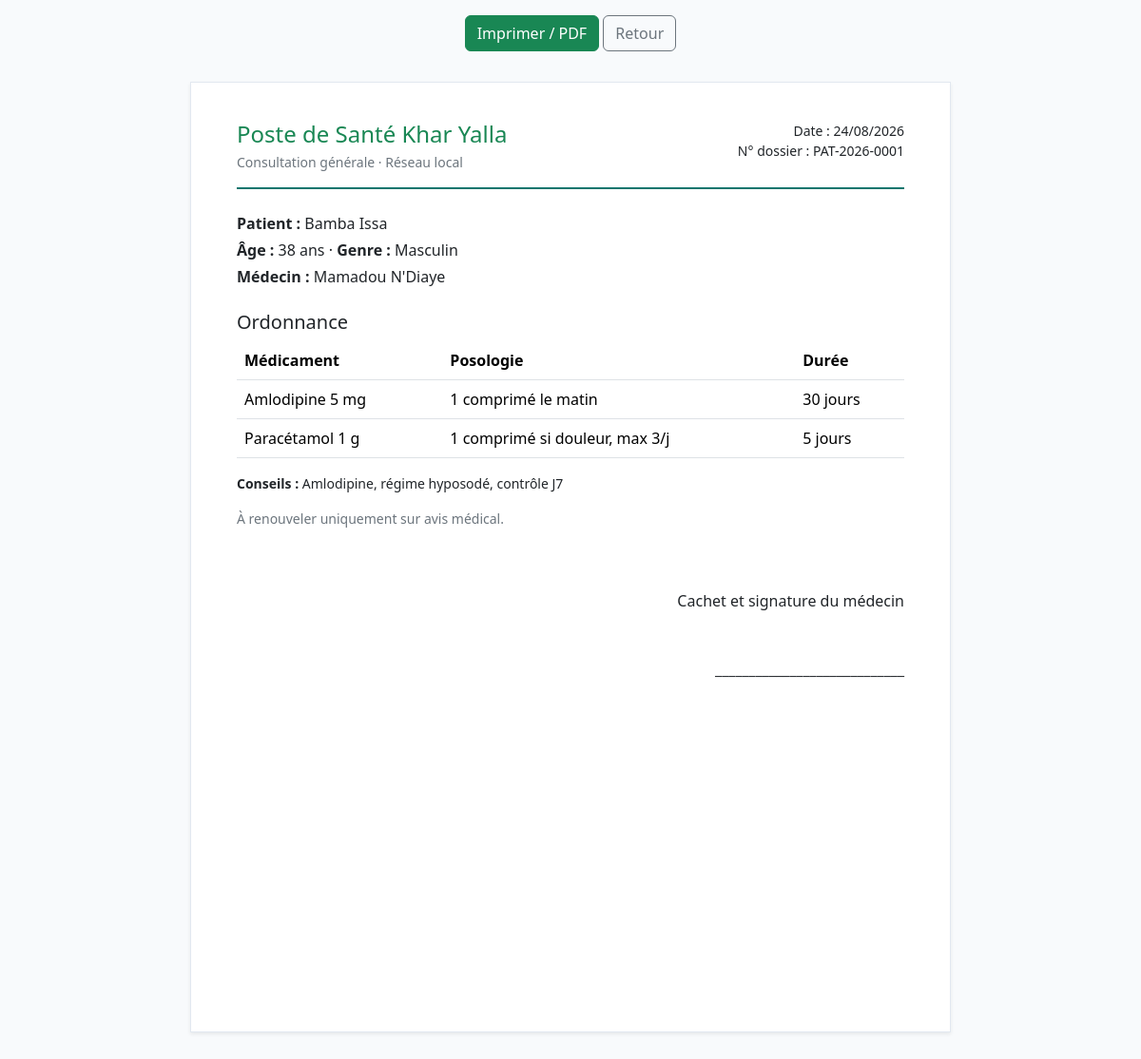
The page /consultations/1/ordonnance/imprimer/ (signed in) on the database its author committed.
### consultations/models.py (models this page shows, shortened)
class Ordonnance(models.Model):
    consultation = models.OneToOneField(
        Consultation,
        on_delete=models.CASCADE,
        related_name="ordonnance",
    )
    date_creation = models.DateTimeField(default=timezone.now)
    mention = models.CharField(
        max_length=255,
        blank=True,
        default="À renouveler uniquement sur avis médical.",
    )
    class Meta:
        verbose_name = "ordonnance"
        verbose_name_plural = "ordonnances"

class Consultation(models.Model):
    patient = models.ForeignKey(
        "patients.Patient",
        on_delete=models.CASCADE,
        related_name="consultations",
    )
    medecin = models.ForeignKey(
        settings.AUTH_USER_MODEL,
        on_delete=models.SET_NULL,
        null=True,
        related_name="consultations_medecin",
        verbose_name="réalisé par",
    )
    constante = models.ForeignKey(
        Constante,
        on_delete=models.SET_NULL,
        null=True,
        blank=True,
        related_name="consultations",
    )
    motif = models.CharField(max_length=255)
    symptomes = models.TextField("symptômes", blank=True)
    diagnostic = models.TextField()
    conduite_a_tenir = models.TextField("conduite à tenir", blank=True)
    date_consultation = models.DateTimeField(default=timezone.now)
    class Meta:
        ordering = ["-date_consultation"]
        verbose_name = "consultation"
        verbose_name_plural = "consultations"

class LigneOrdonnance(models.Model):
    ordonnance = models.ForeignKey(
        Ordonnance,
        on_delete=models.CASCADE,
        related_name="lignes",
    )
    medicament_nom = models.CharField("médicament", max_length=120)
    posologie = models.CharField(max_length=120)
    duree_traitement = models.CharField("durée du traitement", max_length=80)
    class Meta:
        verbose_name = "ligne d'ordonnance"
        verbose_name_plural = "lignes d'ordonnance"

### patients/models.py (models this page shows, shortened)
class Patient(models.Model):
    class Genre(models.TextChoices):
        M = "M", "Masculin"
        F = "F", "Féminin"
    class GroupeSanguin(models.TextChoices):
        A_POS = "A+", "A+"
        A_NEG = "A-", "A-"
        B_POS = "B+", "B+"
        B_NEG = "B-", "B-"
        AB_POS = "AB+", "AB+"
        AB_NEG = "AB-", "AB-"
        O_POS = "O+", "O+"
        O_NEG = "O-", "O-"
        INCONNU = "INCONNU", "Inconnu"
    numero_dossier = models.CharField(
        "numéro de dossier",
        max_length=20,
        unique=True,
        editable=False,
        help_text="Généré automatiquement : PAT-AAAA-XXXX",
    )
    nom = models.CharField(max_length=80)
    prenom = models.CharField("prénom", max_length=80)
    date_naissance = models.DateField("date de naissance")
    genre = models.CharField(max_length=1, choices=Genre.choices)
    groupe_sanguin = models.CharField(
        max_length=8,
        choices=GroupeSanguin.choices,
        default=GroupeSanguin.INCONNU,
    )
    telephone = models.CharField("téléphone", max_length=30, blank=True)
    adresse = models.CharField(max_length=255, blank=True)
    antecedent_medicaux = models.TextField("antécédents médicaux", blank=True)
    antecedent_chirurgicaux = models.TextField("antécédents chirurgicaux", blank=True)
    allergies = models.TextField(blank=True)
    created_at = models.DateTimeField("créé le", auto_now_add=True)
    updated_at = models.DateTimeField("modifié le", auto_now=True)
    created_by = models.ForeignKey(
        settings.AUTH_USER_MODEL,
        on_delete=models.SET_NULL,
        null=True,
        blank=True,
        related_name="patients_crees",
        verbose_name="enregistré par",
    )
    class Meta:
        ordering = ["nom", "prenom"]
        verbose_name = "patient"
        verbose_name_plural = "patients"
        indexes = [
            models.Index(fields=["nom", "prenom"]),
            models.Index(fields=["numero_dossier"]),
        ]
    def age(self):
        today = timezone.localdate()
        born = self.date_naissance
        return today.year - born.year - ((today.month, today.day) < (born.month, born.day))

### accounts/models.py (models this page shows, shortened)
class User(AbstractUser):
    class Role(models.TextChoices):
        ADMIN = "ADMIN", "Administrateur"
        MEDECIN = "MEDECIN", "Médecin"
        INFIRMIER = "INFIRMIER", "Infirmier"
        RECEPTIONNISTE = "RECEPTIONNISTE", "Réceptionniste"
    ROLES_CREABLES = (
        (Role.MEDECIN, "Médecin"),
        (Role.INFIRMIER, "Infirmier"),
        (Role.RECEPTIONNISTE, "Réceptionniste"),
    )
    role = models.CharField(
        "rôle",
        max_length=20,
        choices=Role.choices,
        default=Role.RECEPTIONNISTE,
        help_text="Ça décide ce que la personne a le droit de faire.",
    )
    telephone = models.CharField("téléphone", max_length=30, blank=True)
    photo = models.ImageField(
        "photo de profil",
        upload_to=photo_upload_to,
        blank=True,
        null=True,
    )
    class Meta:
        verbose_name = "utilisateur"
        verbose_name_plural = "utilisateurs"
        ordering = ["last_name", "first_name", "username"]
    def is_admin(self):
        return self.role == self.Role.ADMIN
    def is_medecin(self):
        return self.role == self.Role.MEDECIN
    def is_infirmier(self):
        return self.role == self.Role.INFIRMIER
    def is_receptionniste(self):
        return self.role == self.Role.RECEPTIONNISTE
    def is_soignant(self):
        return self.role in (self.Role.MEDECIN, self.Role.INFIRMIER)

### consultations/views.py (the view)
# urls.py: path("<int:pk>/ordonnance/imprimer/", OrdonnancePrintView.as_view(), name="ordonnance_imprimer"),
class OrdonnancePrintView(MedecinMixin, TemplateView):
    template_name = "consultations/ordonnance_print.html"
    def get_context_data(self, **kwargs):
        ctx = super().get_context_data(**kwargs)
        consultation = get_object_or_404(
            Consultation.objects.select_related("patient", "medecin", "ordonnance"),
            pk=self.kwargs["pk"],
        )
        ordonnance, _ = Ordonnance.objects.get_or_create(consultation=consultation)
        ctx["consultation"] = consultation
        ctx["ordonnance"] = ordonnance
        ctx["patient"] = consultation.patient
        ctx["lignes"] = ordonnance.lignes.all()
        return ctx

### accounts/audit.py (called while the page is built)
def masquer_commandes_expirees():
    seuil = timezone.now() - timedelta(hours=24)
    return AuditLog.objects.filter(efface_le__isnull=True, created_at__lt=seuil).update(
        efface_le=timezone.now()
    )

### accounts/context_processors.py (called while the page is built, shortened)
def role_flags(request):
    user = getattr(request, "user", None)
    return {
        "is_admin_role": user.is_admin(),
        "is_medecin_role": user.is_medecin(),
        "is_infirmier_role": user.is_infirmier(),
        "is_reception_role": user.is_receptionniste(),
        "is_soignant_role": user.is_soignant(),
    }

def structure(_request):
    from django.conf import settings
    return {"NOM_STRUCTURE": getattr(settings, "NOM_STRUCTURE", "Poste de Santé Khar Yalla")}

### accounts/permissions.py (called while the page is built)
    def test_func(self):
        user = self.request.user
        if not user.is_authenticated:
            return False
        return user.role in self.allowed_roles

### templates/consultations/ordonnance_print.html (shortened to what this page needs)
<!DOCTYPE html>
<html lang="fr">
<head>
  <link href="https://cdn.jsdelivr.net/npm/bootstrap@5.3.3/dist/css/bootstrap.min.css" rel="stylesheet">
</head>
<body>
  <div class="text-center no-print my-3">
    <button class="btn btn-success" onclick="window.print()">Imprimer / PDF</button>
    <a class="btn btn-outline-secondary" href="{% url 'consultations:detail' consultation.pk %}">Retour</a>
  </div>
  <article class="ord-paper shadow-sm">
    <header class="ord-header d-flex justify-content-between">
      <div>
        <h1 class="h4 text-success mb-1">Poste de Santé Khar Yalla</h1>
        <div class="small text-secondary">Consultation générale · Réseau local</div>
      </div>
      <div class="text-end small">
        <div>Date : {{ ordonnance.date_creation|date:"d/m/Y" }}</div>
        <div>N° dossier : {{ patient.numero_dossier }}</div>
      </div>
    </header>
    <section class="my-4">
      <p class="mb-1"><strong>Patient :</strong> {{ patient.nom }} {{ patient.prenom }}</p>
      <p class="mb-1"><strong>Âge :</strong> {{ patient.age }} ans · <strong>Genre :</strong> {{ patient.get_genre_display }}</p>
      <p class="mb-0"><strong>Médecin :</strong> {{ consultation.medecin.get_full_name|default:consultation.medecin }}</p>
    </section>
    <h2 class="h5">Ordonnance</h2>
    <table class="table">
      <thead>
        <tr><th>Médicament</th><th>Posologie</th><th>Durée</th></tr>
      </thead>
      <tbody>
      {% for ligne in lignes %}
        <tr>
          <td>{{ ligne.medicament_nom }}</td>
          <td>{{ ligne.posologie }}</td>
          <td>{{ ligne.duree_traitement }}</td>
        </tr>
      {% empty %}
        <tr><td colspan="3">Aucune ligne prescrite.</td></tr>
      {% endfor %}
      </tbody>
    </table>
    {% if consultation.conduite_a_tenir %}
      <p class="small"><strong>Conseils :</strong> {{ consultation.conduite_a_tenir }}</p>
    {% endif %}
    <p class="small text-secondary">{{ ordonnance.mention }}</p>
    <div class="sig text-end">
      <p class="mb-5">Cachet et signature du médecin</p>
      <p>____________________________</p>
    </div>
  </article>
</body>
</html>

### templates/consultations/ordonnance_print.html (style rules this page uses)
body { background: #f8fafc; }
.ord-paper { max-width: 800px; margin: 2rem auto; background: #fff; padding: 2.5rem 3rem; border: 1px solid #e2e8f0; min-height: 1000px; }
.ord-header { border-bottom: 2px solid #0f766e; padding-bottom: 1rem; }
.sig { margin-top: 4rem; }

### rows shown on the page
Ordonnance: date_creation "24/08/2026", mention "À renouveler uniquement sur avis médical."
Patient: numero_dossier "PAT-2026-0001", nom "Bamba", prenom "Issa", age "38", genre "Masculin"
Consultation: medecin.get_full_name "Mamadou N'Diaye", conduite_a_tenir "Amlodipine, régime hyposodé, contrôle J7"
LigneOrdonnance: medicament_nom "Amlodipine 5 mg", posologie "1 comprimé le matin", duree_traitement "30 jours"
LigneOrdonnance: medicament_nom "Paracétamol 1 g", posologie "1 comprimé si douleur, max 3/j", duree_traitement "5 jours"
